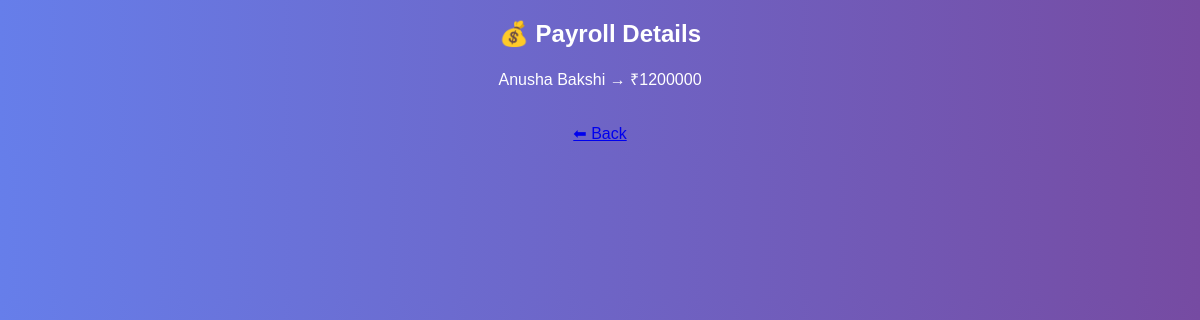
Before: /payroll with the older database file.
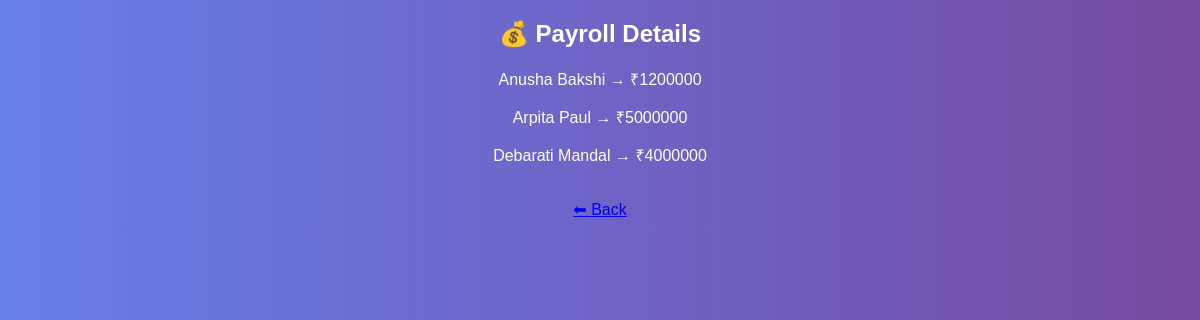
After: the same page with the newer database file.
### tables this page shows
CREATE TABLE employees(
    id INTEGER PRIMARY KEY AUTOINCREMENT,
    name TEXT NOT NULL,
    role TEXT NOT NULL,
    salary INTEGER NOT NULL
);

### backend/routes/employee_routes.py (the view)
@employee_bp.route('/payroll')
def payroll():
    employees = get_all_employees()
    return render_template("payroll.html", employees=employees)

### backend/database/db.py (called while the page is built)
def get_db_connection():
    conn = sqlite3.connect(DB_PATH)
    conn.row_factory = sqlite3.Row
    return conn

### backend/models/employee.py (called while the page is built)
def get_all_employees():
    conn = get_db_connection()
    cur = conn.cursor()
    cur.execute("SELECT * FROM employees")
    employees = cur.fetchall()
    conn.close()
    return employees

### frontend/templates/payroll.html (shortened to what this page needs)
<!DOCTYPE html>
<html>
<head>
    <link rel="stylesheet" href="/static/style.css">
</head>
<body>
<h2>💰 Payroll Details</h2>
{% for emp in employees %}
<p>{{emp["name"]}} → ₹{{emp["salary"]}}</p>
{% endfor %}
<br>
<a href="/">⬅ Back</a>
</body>
</html>

Changed rows visible on the page:
added employees: name "Arpita Paul", salary "5000000"
added employees: name "Debarati Mandal", salary "4000000"
